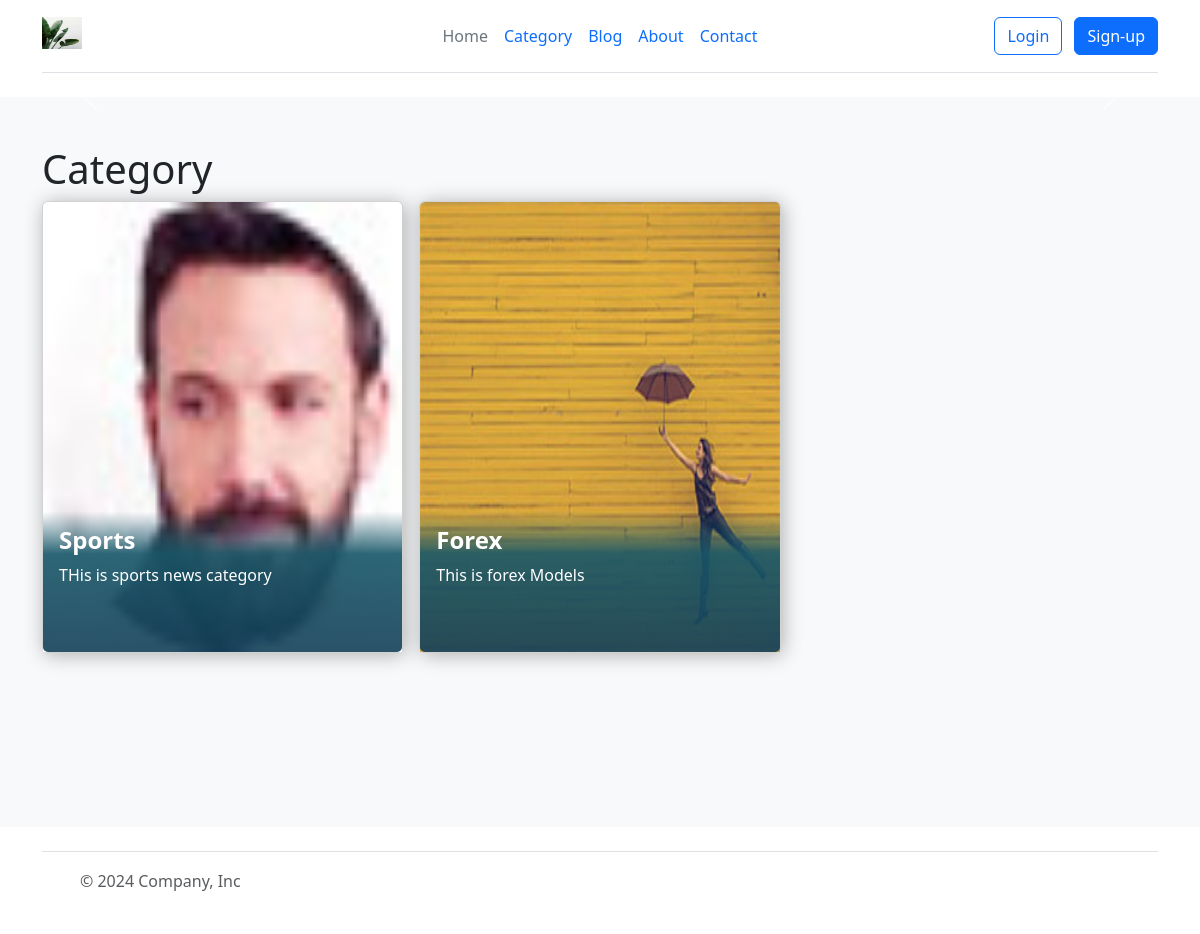
/, run on an earlier commit of the app's database.
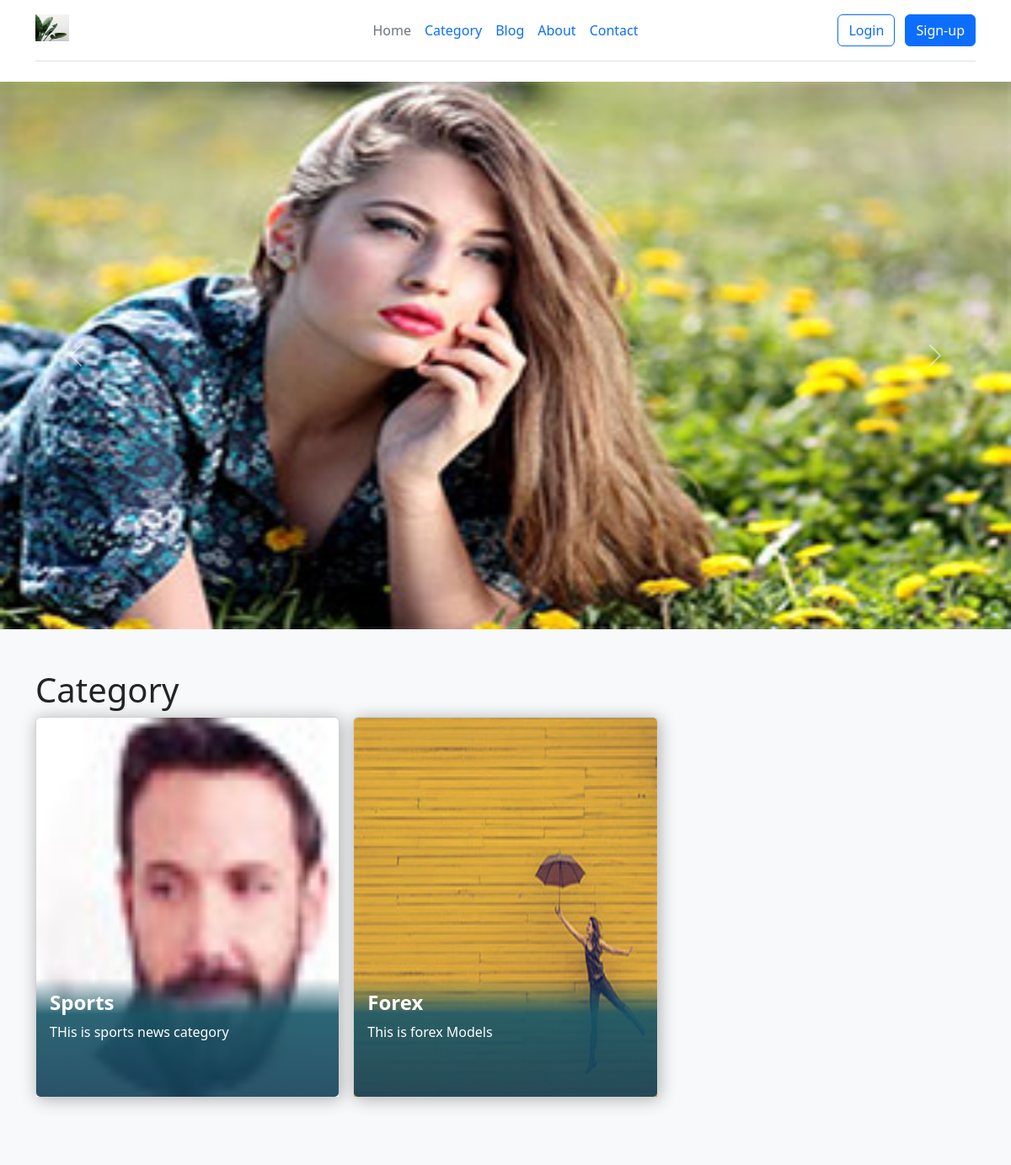
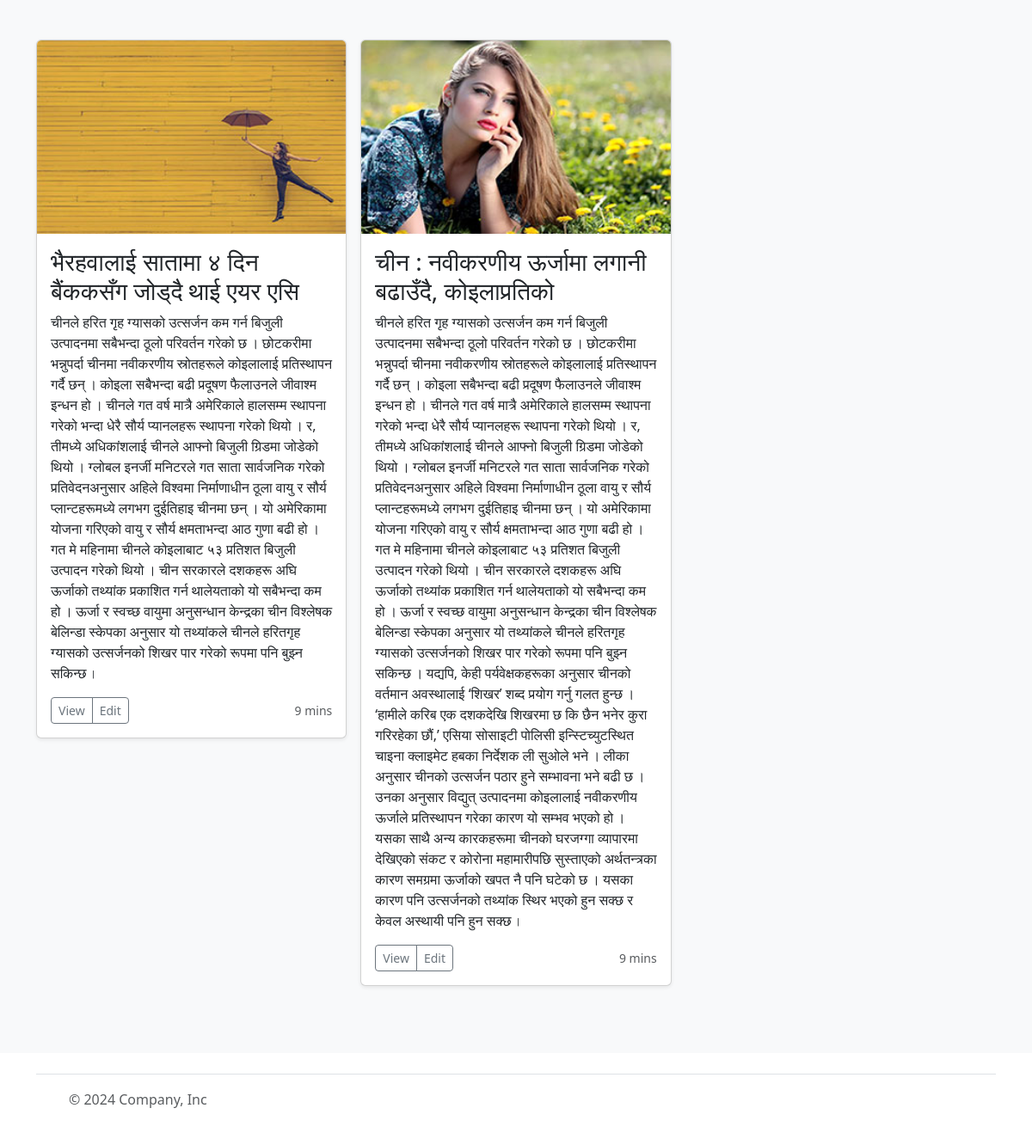
And on a later commit of the database (2 pictures, top to bottom).
### category/models.py (models this page shows, shortened)
class Category(models.Model):
    title = models.CharField(max_length=50)
    description = models.TextField()
    img = models.ImageField(upload_to="category/",
                            blank=True,
                            null=True, )

### blog/models.py (models this page shows, shortened)
class Blog(models.Model):
    title = models.CharField(max_length=50)
    description = models.TextField()
    img = models.ImageField(upload_to="blog/", blank=True,null=True )
    category = models.ForeignKey(Category,
                                 blank=True,
                                 null=True,
                                 on_delete=models.CASCADE,)
    username = models.CharField(max_length=40, null=True, blank=True)

### core/views.py (the view)
# urls.py: path('', views.HomePage, name='home'),
def HomePage(request):
    blogs = Blog.objects.all()
    category = Category.objects.all()
    context = {
        'blogs':blogs,
        'category':category
    }
    return render(request, "index.html",
                   {"context":context})

### templates/index.html (shortened to what this page needs)
{% include "header.html" %}
            <div id="carouselExample" class="carousel slide">
        <div class="carousel-inner">
            {% for a in context.blogs %}
            <div class="carousel-item active">
            <img src={{a.img.url}} class="d-block w-100" alt="..." style="height: 650px">
            </div>
           {% endfor %}
        </div>
        <button class="carousel-control-prev" type="button" data-bs-target="#carouselExample" data-bs-slide="prev">
            <span class="carousel-control-prev-icon" aria-hidden="true"></span>
        </button>
        <button class="carousel-control-next" type="button" data-bs-target="#carouselExample" data-bs-slide="next">
            <span class="carousel-control-next-icon" aria-hidden="true"></span>
        </button>
        </div>
<div class="album py-5 bg-body-tertiary">
  <h1 class="container">Category</h1>
    <div class="container">
      <div class="row row-cols-1 row-cols-sm-2 row-cols-md-3 g-3">
         {% for a in context.category %}
          <div class="col-md-4">
          <div class="card card-01 height-fix">
          <img class="card-img-top" src={{a.img.url}} alt="Card image cap" height="450" >
          <div class="card-img-overlay">
            <h4 class="card-title"><strong>{{a.title}}</strong></h4>
            <p class="card-text">{{a.description}}</p>
            <p class="card-text"><a href="#" class="fa fa-bookmark-o"></a><a class="fa fa-heart-o" href="#"></a></p>
          </div>
        </div>
      </div>
       {% endfor %}
    </div>
  </div>
</div>
    <div class="album py-5 bg-body-tertiary">
    <div class="container">
      <div class="row row-cols-1 row-cols-sm-2 row-cols-md-3 g-3">
        {% for a in context.blogs %}
        <div class="col">
          <div class="card shadow-sm">
            <img class="bd-placeholder-img card-img-top" width="100%" height="225" src={{a.img.url}} role="img" aria-label="Placeholder: Thumbnail" preserveAspectRatio="xMidYMid slice" focusable="false">
            <div class="card-body">
            <h3>{{a.title}}</h3>
              <p class="card-text">{{a.description}}</p>
              <div class="d-flex justify-content-between align-items-center">
                <div class="btn-group">
                  <a href={% url 'singleblog' pk=a.id %} type="button" class="btn btn-sm btn-outline-secondary">View</a>
                  <button type="button" class="btn btn-sm btn-outline-secondary">Edit</button>
                </div>
                <small class="text-body-secondary">9 mins</small>
              </div>
            </div>
          </div>
        </div>
        {% endfor %}
      </div>
    </div>
  </div>
{% include "footer.html" %}

### templates/header.html (shortened to what this page needs)
{% load static %}
<!DOCTYPE html>
<html lang="en">
<head>
    <link rel="stylesheet" href="/static/css/style.css">
    <link href="https://cdn.jsdelivr.net/npm/bootstrap@5.3.3/dist/css/bootstrap.min.css" rel="stylesheet">
</head>
<body>
    <div class="container">
    <header class="d-flex flex-wrap align-items-center justify-content-center justify-content-md-between py-3 mb-4 border-bottom">
      <div class="col-md-3 mb-2 mb-md-0">
        <a href="/" class="d-inline-flex link-body-emphasis text-decoration-none">
          <img class="bi" src="/static/img1.jpg" width="40"
          height="32" role="img" aria-label="Bootstrap">
        </a>
      </div>
      <ul class="nav col-12 col-md-auto mb-2 justify-content-center mb-md-0">
        <li><a href="#" class="nav-link px-2 link-secondary">Home</a></li>
        <li><a href={% url "category" %} class="nav-link px-2">Category</a></li>
        <li><a href={% url "blogs" %} class="nav-link px-2">Blog</a></li>
        <li><a href="#" class="nav-link px-2">About</a></li>
        <li><a href={% url "contact" %} class="nav-link px-2">Contact</a></li>
      </ul>
      <div class="col-md-3 text-end">
        <button type="button" class="btn btn-outline-primary me-2">Login</button>
        <button type="button" class="btn btn-primary">Sign-up</button>
      </div>
    </header>
  </div>

### templates/footer.html (shortened to what this page needs)
{% load static %}
 <div class="container">
        <footer class="d-flex flex-wrap justify-content-between align-items-center py-3 my-4 border-top">
            <div class="col-md-4 d-flex align-items-center">
            <a href="/" class="mb-3 me-2 mb-md-0 text-body-secondary text-decoration-none lh-1">
                <svg class="bi" width="30" height="24"><use xlink:href="#bootstrap"></use></svg>
            </a>
            <span class="mb-3 mb-md-0 text-body-secondary">© 2024 Company, Inc</span>
            </div>
            <ul class="nav col-md-4 justify-content-end list-unstyled d-flex">
            <li class="ms-3"><a class="text-body-secondary" href="#"><svg class="bi" width="24" height="24"><use xlink:href="#twitter"></use></svg></a></li>
            <li class="ms-3"><a class="text-body-secondary" href="#"><svg class="bi" width="24" height="24"><use xlink:href="#instagram"></use></svg></a></li>
            <li class="ms-3"><a class="text-body-secondary" href="#"><svg class="bi" width="24" height="24"><use xlink:href="#facebook"></use></svg></a></li>
            </ul>
        </footer>
        </div>
</body>
</html>

### static/css/style.css (style rules this page uses)
.card { box-shadow:2px 2px 20px rgba(0,0,0,0.3); border:none; margin-bottom:30px; }
.card-01.height-fix .card-img-overlay { top:unset; color:#fff; background: -moz-linear-gradient(top, rgba(26,96,111,0) 0%, rgba(26,96,111,0) 1%, rgba(24,87,104,0.91) 31%, rgba(21,65,89,0.91) 100%); background: -webkit-linear-gradient(top, rgba(26,96,111,0) 0%,rgba(26,96,111,0) 1%,rgba(24,87,104,0.91) 31%,rgba(21,65,89,0.91) 100%); background: linear-gradient(to bottom, rgba(26,96,111,0) 0%,rgba(26,96,111,0) 1%,rgba(24,87,104,0.91) 31%,rgba(21,65,89,0.91) 100%); filter: progid:DXImageTransform.Microsoft.gradient( startColorstr='#001a606f', endColorstr='#e8154159',GradientType=0 ); }

What changed in the data, as far as the page shows it:
added Blog: img (picture), title "चीन : नवीकरणीय ऊर्जामा लगानी बढाउँदै, कोइलाप्रतिको", description "चीनले हरित गृह ग्यासको उत्सर्जन कम गर्न बिजुली उत्पादनमा सबैभन्दा ठूलो परिवर्तन गरेको छ । छोटकरीमा भन्नुपर्दा चीनमा नवीकरणीय स्रोतहरूले कोइलालाई प्रतिस्थापन गर्दै छन् । कोइला सबैभन्दा बढी प्रदूषण फैलाउनले जीवाश्म इन्धन हो । चीनले गत वर्ष मात्रै अमेरिकाले हालसम्म स्थापना गरेको भन्दा धेरै सौर्य प्यानलहरू स्थापना गरेको थियो । र, तीमध्ये अधिकांशलाई चीनले आफ्नो बिजुली ग्रिडमा जोडेको थियो । ग्लोबल इनर्जी मनिटरले गत साता सार्वजनिक गरेको प्रतिवेदनअनुसार अहिले विश्वमा निर्माणाधीन ठूला वायु र सौर्य प्लान्टहरूमध्ये लगभग दुईतिहाइ चीनमा छन् । यो अमेरिकामा योजना गरिएको वायु र सौर्य क्षमताभन्दा आठ गुणा बढी हो । गत मे महिनामा चीनले कोइलाबाट ५३ प्रतिशत बिजुली उत्पादन गरेको थियो । चीन सरकारले दशकहरू अघि…"
added Blog: img (picture), title "भैरहवालाई सातामा ४ दिन बैंककसँग जोड्दै थाई एयर एसि", description "चीनले हरित गृह ग्यासको उत्सर्जन कम गर्न बिजुली उत्पादनमा सबैभन्दा ठूलो परिवर्तन गरेको छ । छोटकरीमा भन्नुपर्दा चीनमा नवीकरणीय स्रोतहरूले कोइलालाई प्रतिस्थापन गर्दै छन् । कोइला सबैभन्दा बढी प्रदूषण फैलाउनले जीवाश्म इन्धन हो । चीनले गत वर्ष मात्रै अमेरिकाले हालसम्म स्थापना गरेको भन्दा धेरै सौर्य प्यानलहरू स्थापना गरेको थियो । र, तीमध्ये अधिकांशलाई चीनले आफ्नो बिजुली ग्रिडमा जोडेको थियो । ग्लोबल इनर्जी मनिटरले गत साता सार्वजनिक गरेको प्रतिवेदनअनुसार अहिले विश्वमा निर्माणाधीन ठूला वायु र सौर्य प्लान्टहरूमध्ये लगभग दुईतिहाइ चीनमा छन् । यो अमेरिकामा योजना गरिएको वायु र सौर्य क्षमताभन्दा आठ गुणा बढी हो । गत मे महिनामा चीनले कोइलाबाट ५३ प्रतिशत बिजुली उत्पादन गरेको थियो । चीन सरकारले दशकहरू अघि…"
